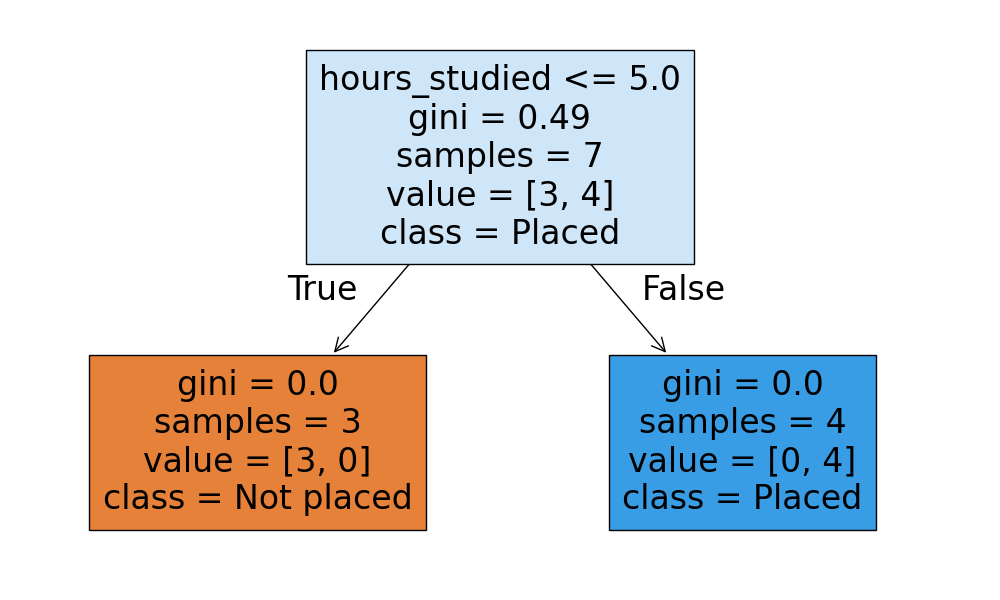

Here is the Python script that generated this plot:
"""Decision Tree classification and evaluation on the sample placement dataset."""
from pathlib import Path
import pandas as pd
from sklearn.model_selection import train_test_split
from sklearn.tree import DecisionTreeClassifier, plot_tree
from sklearn.metrics import accuracy_score, classification_report, confusion_matrix
import matplotlib.pyplot as plt
import joblib

def main():
    df = pd.read_csv(Path("datasets/placement.csv"))
    X, y = df[["hours_studied", "attendance"]], df["placed"]
    X_train, X_test, y_train, y_test = train_test_split(
        X, y, test_size=0.3, random_state=42, stratify=y
    )
    model = DecisionTreeClassifier(max_depth=3, random_state=42)
    model.fit(X_train, y_train)
    pred = model.predict(X_test)
    print("Accuracy:", accuracy_score(y_test, pred))
    print("Confusion matrix:\n", confusion_matrix(y_test, pred))
    print("Classification report:\n", classification_report(y_test, pred, zero_division=0))
    plt.figure(figsize=(10, 6))
    plot_tree(model, feature_names=X.columns, class_names=["Not placed", "Placed"], filled=True)
    plt.tight_layout()
    plt.savefig("Lab5/decision_tree.png")
    joblib.dump(model, "models/decision_tree.pkl")
    print("Saved tree image and models/decision_tree.pkl")

if __name__ == "__main__":
    main()
